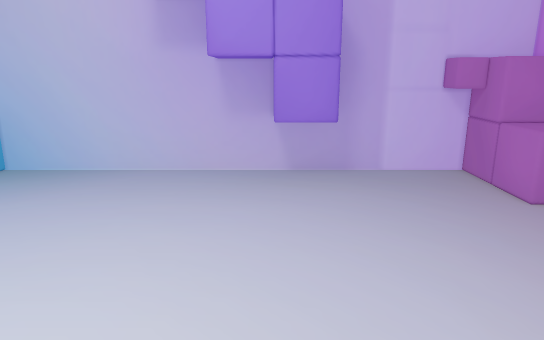
View 1 (above)

13 first-person views from a walk through a scene from a Unity 3-D project. The camera is 1.4 m above the floor, tilts 14° down and sees 70° across. The floor is counted in squares, 0.5 m on a side. Each view is taken from the middle of a square. On the plan, view 1 faces up. The plan holds only what a view shows up to about 20 squares ahead; the rest is blank. The player is left out.

View 2
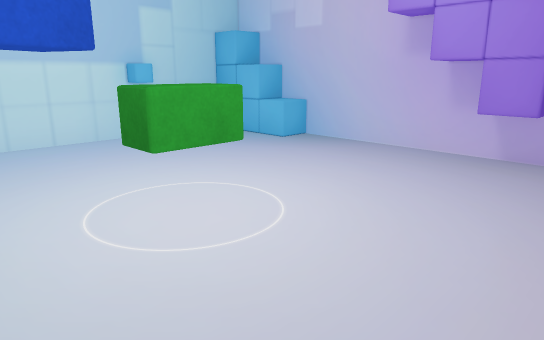

View 3
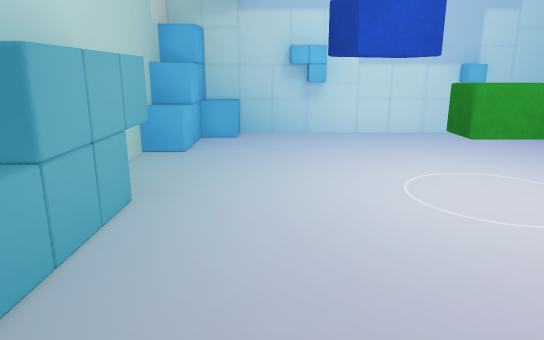

View 4
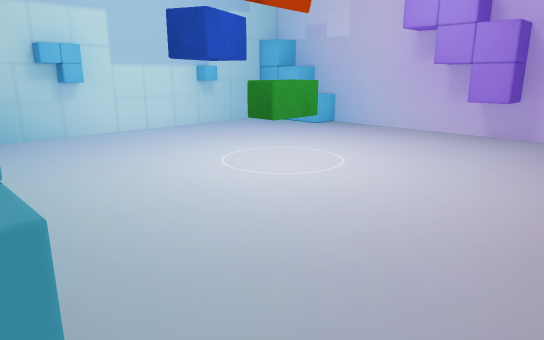

View 5
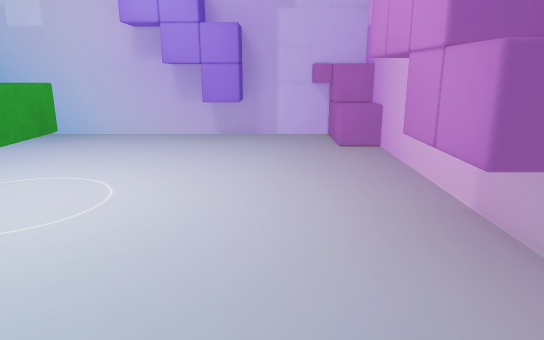

View 6
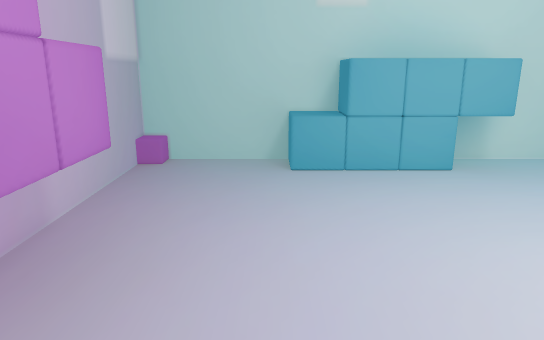

View 7
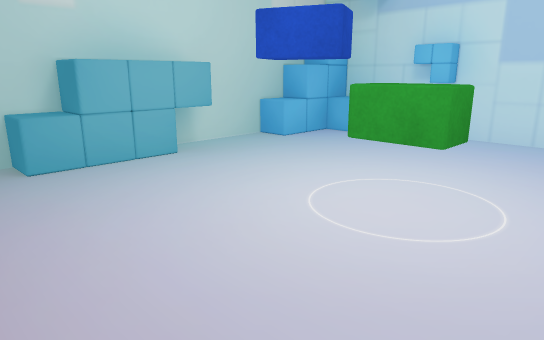

View 8
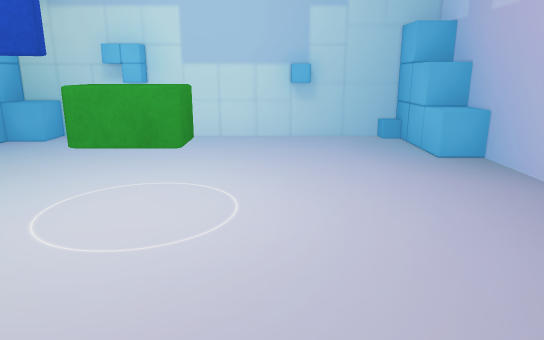

View 9
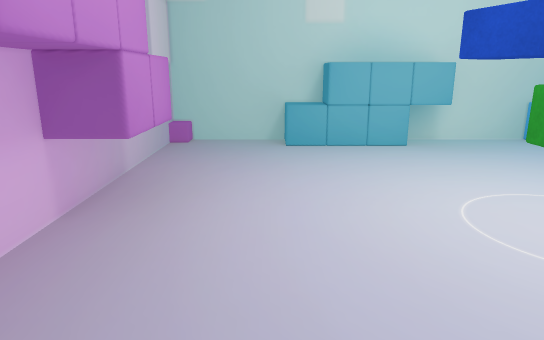

View 10
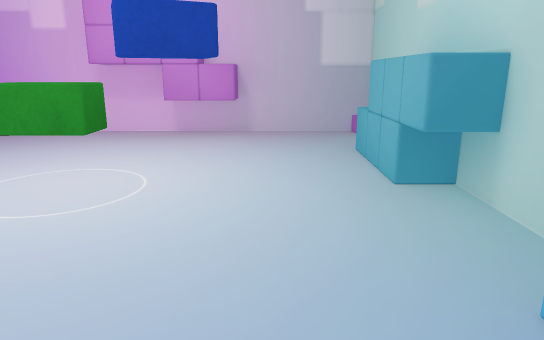

View 11
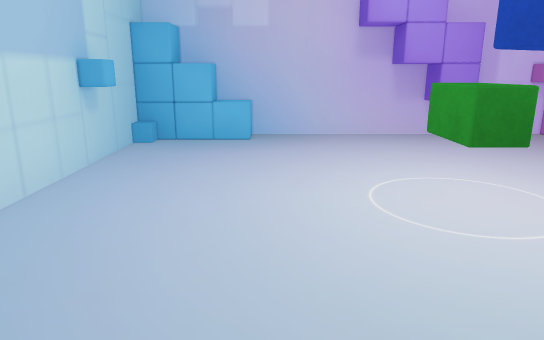

View 12
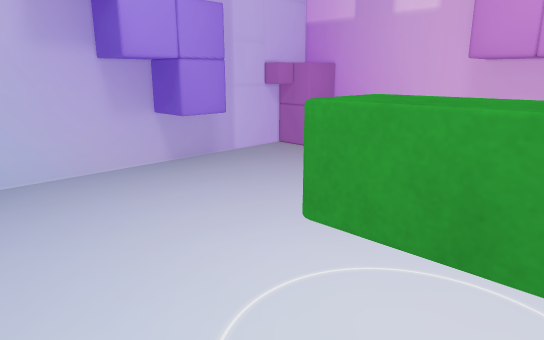

View 13
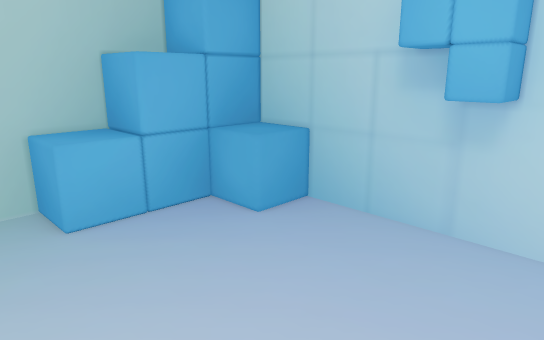

### Floor plan
Key: @ floor where view 1 was taken; # wall or solid block; . floor; ^ raised ledge; T thing the floor can be seen under or through; O other object.
Columns run from 13 left of view 1 to 7 right of it. Each row starts with its distance up from view 1.
 11   ##^^####### ######
 10 ####^^.....#####..###
  9 #O.................^^
  8 #..................^^
  7 #...................#
  6 ##..................#
  5 ##..................#
  4 #..................##
  3 #..................##
  2 #.........^^.......#
  1 #.........^^.......#
  0 #.........^ .@.....#
 -1 #.........TT.......##
 -2 ##........TT.......##
 -3 ##........TT........#
 -4 #...................#
 -5 # ..................#
 -6 ^^^.................#
 -7 #^##^^...#####^^....#
 -8   ##^^...## ##^^ ...#
 -9   ##^#####   ##^#####

Where each view was taken, in squares from view 1:
view 1: 0 up, 0 right, facing up
view 2: 3 down, 4 right, facing up-left
view 3: 4 down, 6 right, facing left
view 4: 8 down, 6 right, facing up-left
view 5: 7 down, 3 right, facing up
view 6: 4 up, 3 right, facing down
view 7: 5 up, 5 right, facing down-left
view 8: 4 up, 5 right, facing left
view 9: 8 up, 3 right, facing down
view 10: 4 down, 12 left, facing right
view 11: 7 down, 7 left, facing up
view 12: 0 up, 6 left, facing up-right
view 13: 0 up, 6 left, facing down-left
